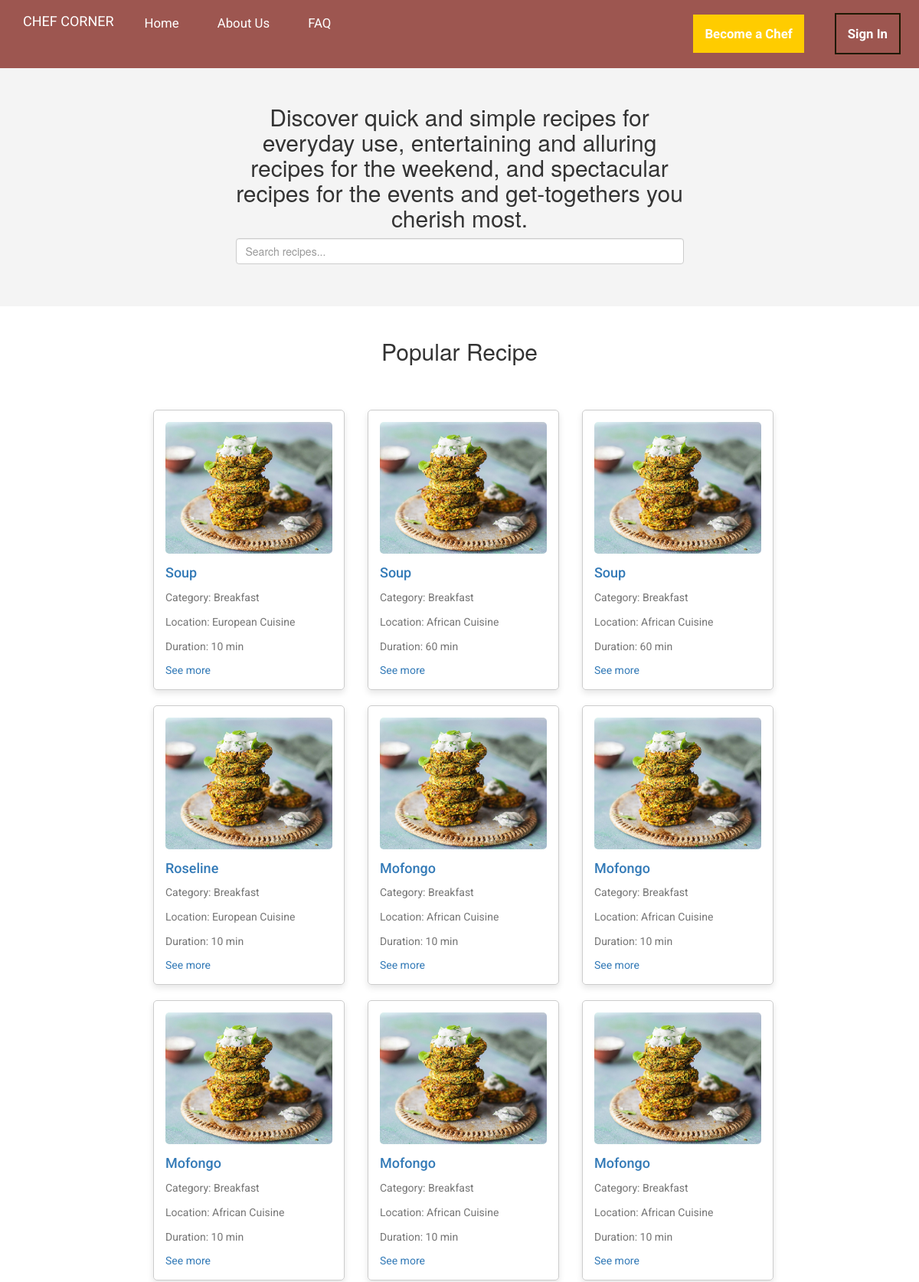
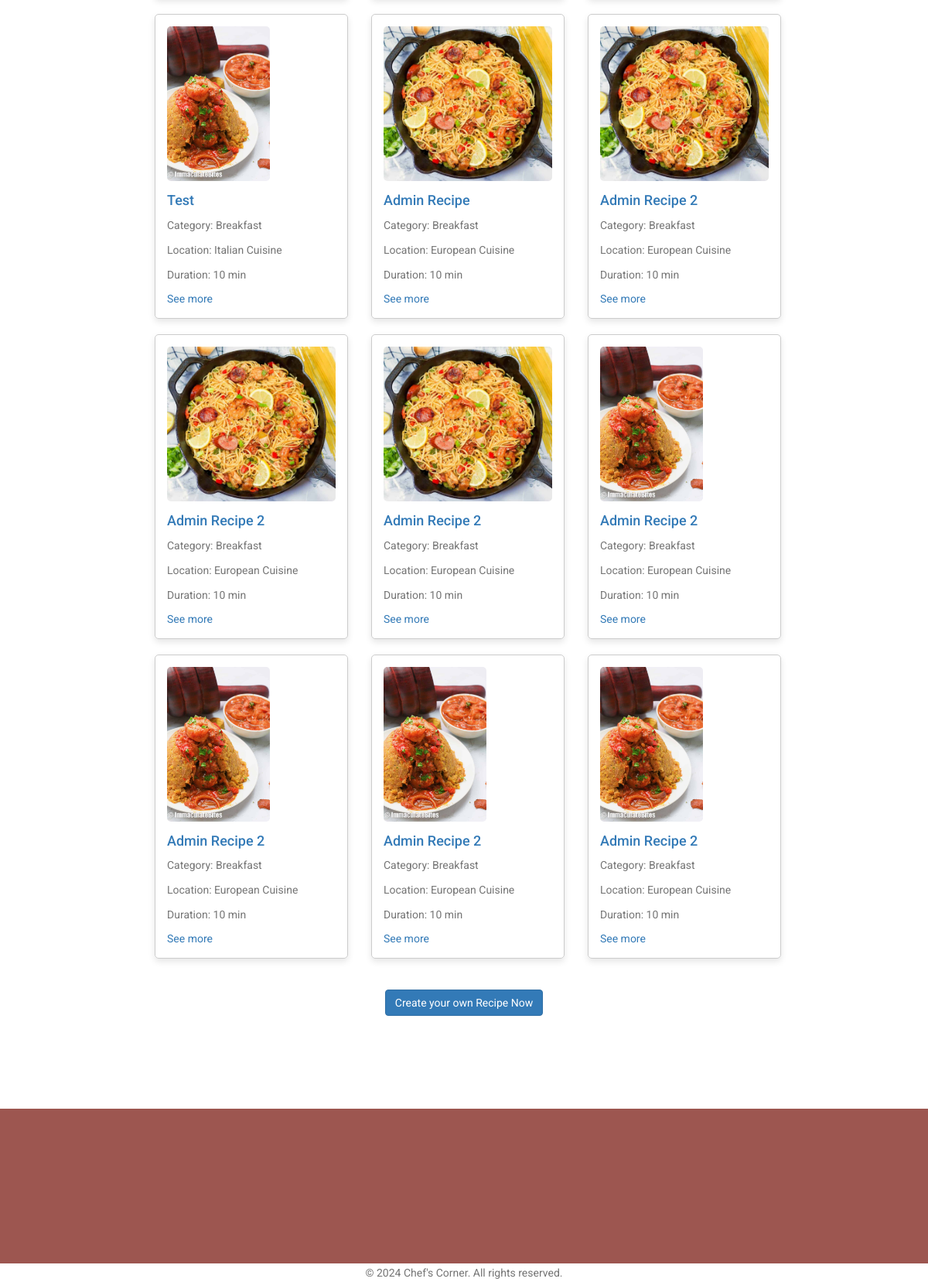
The page / on the database its author committed (2 pictures, top to bottom).
### tables this page shows
CREATE TABLE `recipetab` (
  `recipe_id` int(11) NOT NULL,
  `chef_id` int(11) NOT NULL,
  `category_id` int(11) NOT NULL,
  `category` varchar(255) NOT NULL,
  `recipe_name` varchar(300) NOT NULL,
  `file_Name` varchar(300) NOT NULL,
  `cuisine` varchar(100) NOT NULL,
  `cuisine_id` int(11) NOT NULL,
  `duration` varchar(20) NOT NULL,
  `ingredients` varchar(255) NOT NULL,
  `description` varchar(300) NOT NULL,
  `steps` varchar(300) NOT NULL,
  `created_date` datetime NOT NULL,
  `updated_date` timestamp NOT NULL DEFAULT current_timestamp() ON UPDATE current_timestamp(),
  `views` int(11) DEFAULT 0
);

### showrecipe.php (called while the page is built, shortened)
<?php
$server = "localhost";
$username = "root";
$password = "";
$dbName = "chefs_corner";
$conn = new mysqli($server, $username, $password, $dbName);
$sql = "SELECT * FROM recipetab";
$result = mysqli_query($conn, $sql);
$recipes = mysqli_fetch_all($result, MYSQLI_ASSOC);
?>

### index.php (the view, shortened to what this page needs)
<?php
include("showrecipe.php");
?>
<!DOCTYPE html>
<html lang="en">
<head>
    <link rel="stylesheet" href="css\mystyle.css">
    <link rel="stylesheet" href="css/bootstrap.min.css">
    <link rel='stylesheet' href='https://maxcdn.bootstrapcdn.com/bootstrap/3.3.7/css/bootstrap.min.css'>
</head>
<body>
    <section class="navbar navbar-fixed-top" role="navigation">
        <div class="navbar-header">
            <a href="index.php" class="navbar-brand">CHEF CORNER</a>
        </div>
        <nav class="collapse navbar-collapse">
            <ul class="nav navbar-nav">
                <li><a href="#home" class="smoothScroll">Home</a></li>
                <li><a href="#about" class="smoothScroll">About Us</a></li>
                <li><a href="#faq" class="smoothScroll">FAQ</a></li>
            </ul>
            <nav class="nav navbar-nav navbar-right">
                <ul class="nav navbar-nav">
                    <li><a href="cheflogin.php" class="highlighted-btn">Become a Chef</a></li>
                    <li><a href="login.php" class="filled-btn">Sign In</a></li>
                </ul>
            </nav>
        </nav>
    </section>
    <section class="index">
        <div class="row">
                <div class="col-md-offset-3 col-md-6 col-sm-12">
                    <div home info>
                        <h2>Discover quick and simple recipes for everyday use, entertaining and
                            alluring recipes for the weekend, and spectacular recipes for the events and get-togethers you cherish most.
                        </h2>
                        <div class="search-coainer">
                        <input type="search" class="search-input form-control" id="searchInput" placeholder="Search recipes..." aria-label="Search" oninput="performSearch()">
                        </div>
                    </div>
                </div>
            </div>
    </section>
    <section class="recipe">
        <div class="container">
            <div class="row">
                <div class="col-md-12 text-center">
                    <h2>Popular Recipe</h2>
                </div>
            </div>
        </div>
        <div class="recipe-container">
            <div class="row">
                <?php $count = 0; ?>
                <?php foreach ($recipes as $recipe): ?>
                    <?php if ($count % 3 == 0 && $count != 0): ?>
                        </div><div class="row">
                    <?php endif; ?>
                    <div class="col-md-4 col-sm-6">
                        <a href="#" class="recipe-card-link" data-toggle="modal" data-target="#recipeModal" onclick="showRecipeDetails(<?php echo $recipe['recipe_id']; ?>)">
                            <div class="recipe-card" style="width: 25rem;" data-recipe-id="<?php echo $recipe['recipe_id']; ?>">
                                <img class="recipe-image" src="uploads/<?php echo $recipe['file_Name']; ?>" alt="<?php echo $recipe['recipe_name']; ?>">
                                <div class="card-body">
                                    <h5 class="card-title"><?php echo $recipe['recipe_name']; ?></h5>
                                    <p class="card-text">Category: <?php echo $recipe['category']; ?></p>
                                    <p class="card-text">Location: <?php echo $recipe['cuisine']; ?></p>
                                    <p class="card-text">Duration: <?php echo $recipe['duration']; ?></p>
                                    <a href="#" class="card-link">See more</a>
                                </div>
                            </div>
                        </a>
                    </div>
                    <?php $count++; ?>
                    <?php if ($count % 3 == 0): ?>
                        </div> <div class="row">
                    <?php endif; ?>
                <?php endforeach; ?>
            </div>
        </div>
        <div class="back-to-top-container">
            <div class="back-to-top-button">
                <a href="chefprofile.php" class="btn btn-primary">Create your own Recipe Now</a>
            </div>
        </div>
    </section>
    <section class="cta">
        <div class="wrap clearfix">
			<h2>Join over 10 million people creating on Chef's Corner.</h2>
            <a href="#" class="btn btn-primary">Add your </a>
		</div>
    </section>
</body>
</html>
<footer>
    <div>
        <p>&copy; 2024 Chef's Corner. All rights reserved.</p>
    </div>
</footer>

### css/mystyle.css (style rules this page uses)
body { font-family: 'Roboto', sans-serif; font-size: 16px; line-height: 1.6; width: 100%; background-color: #f4f4f4; color: #333; margin: 0; padding: 0; overflow-x: hidden; }
.navbar { background-color: #9d5650; padding: 3px 15px; color: rgb(175, 42, 42); position: fixed; width: 100%; top: 0; z-index: 100; margin-bottom: 0; }
.navbar-header { display: flex; align-items: center; }
.navbar-header a { color: white; }
.navbar-nav { margin: 0; padding: 2px; list-style: none; display: flex; align-items: center; }
.navbar-nav li { margin: 0 10px; }
.navbar-nav a { color: white; text-decoration: none; font-size: 1.2em; transition: color 0.3s; }
.highlighted-btn { background-color: #ffcc00; border: none; padding: 5px 15px; margin: 10px; text-align: center; cursor: pointer; display: inline-block; font-size: 16px; font-weight: bold; color: #1f1902; }
.filled-btn { background-color: transparent; border: 2px solid #1f1902; padding: 5px 15px; margin: 10px; text-align: center; cursor: pointer; display: inline-block; font-size: 16px; font-weight: bold; color: #1f1902; }
p, h2, h3, h4, h5, a { font-family: 'Roboto', sans-serif; font-weight: 400; }
h3, h4, h5 { font-family: 'Roboto', sans-serif; font-weight: 700; }
footer { background-color: #9d5650; padding: 20px 0; text-align: center; position: relative; height: 200px; bottom: 0; }
h1,h2,h3,h4,h5,h6 { font-weight: 300; line-height: normal; }
h2 { color: #353535; font-size: 2em; }
p { color: #757575; font-size: 14px; font-weight: normal; line-height: 24px; }
html { -webkit-font-smoothing: antialiased; }
a { color: #202020; text-decoration: none !important; }
a, input, button, .form-control { -webkit-transition: 0.5s; transition: 0.5s; }
section { position: relative; padding: 100px 0; }
.search-input { width: 100%; padding: 8px; margin-bottom: 8px; box-sizing: border-box; color: #007bff; }
.recipe { position: relative; padding: 100px 0; margin-top: -30px; }
.recipe-container { display: flex; flex-wrap: wrap; justify-content: space-between; max-width: 800px; margin: 20px auto; margin-top: 50px; color: #5440da; }
.recipe-card { width: calc(25% - 20px); margin-bottom: 20px; border: 1px solid #ccc; border-radius: 8px; padding: 16px; }
.recipe-card img { max-width: 100%; max-height: 200px; object-fit: cover; border-radius: 4px; }
.back-to-top-container { display: flex; justify-content: center; align-items: center; max-width: 800px; margin: 20px auto; }
.search-input { width: 100%; padding: 10px; font-size: 16px; border-radius: 5px; border: 1px solid #ccc; }
.recipe-container { margin-bottom: 20px; }
.recipe-card { border: 1px solid #ccc; border-radius: 5px; padding: 15px; box-shadow: 0 4px 8px rgba(0, 0, 0, 0.1); }
.recipe-card img { max-width: 100%; border-radius: 5px; }
.recipe-card h5 { margin-top: 15px; margin-bottom: 10px; font-size: 18px; }
.recipe-card p { font-size: 14px; margin-bottom: 8px; }
.cta { background: #F4716A !important; height: 200px; }
section.cta { margin: 0; color: #fff; padding: 30px 0; }
.cta { float: left; width: 100%; text-align: center; margin: 0 0 30px; }
.index { background: #f4f4f4; display: flex; align-items: center; justify-items: center; height: 400px; max-width: 100%; position: relative; padding-top: 12em; text-align: center; margin-bottom: -70px; }

### rows shown on the page
recipetab: file_Name (picture), recipe_name "Soup", category "Breakfast", cuisine "European Cuisine", duration "10 min"
recipetab: file_Name (picture), recipe_name "Soup", category "Breakfast", cuisine "African Cuisine", duration "60 min"
recipetab: file_Name (picture), recipe_name "Soup", category "Breakfast", cuisine "African Cuisine", duration "60 min"
recipetab: file_Name (picture), recipe_name "Roseline", category "Breakfast", cuisine "European Cuisine", duration "10 min"
recipetab: file_Name (picture), recipe_name "Mofongo", category "Breakfast", cuisine "African Cuisine", duration "10 min"
recipetab: file_Name (picture), recipe_name "Mofongo", category "Breakfast", cuisine "African Cuisine", duration "10 min"
recipetab: file_Name (picture), recipe_name "Mofongo", category "Breakfast", cuisine "African Cuisine", duration "10 min"
recipetab: file_Name (picture), recipe_name "Mofongo", category "Breakfast", cuisine "African Cuisine", duration "10 min"
recipetab: file_Name (picture), recipe_name "Mofongo", category "Breakfast", cuisine "African Cuisine", duration "10 min"
recipetab: file_Name (picture), recipe_name "Test", category "Breakfast", cuisine "Italian Cuisine", duration "10 min"
recipetab: file_Name (picture), recipe_name "Admin Recipe", category "Breakfast", cuisine "European Cuisine", duration "10 min"
recipetab: file_Name (picture), recipe_name "Admin Recipe 2", category "Breakfast", cuisine "European Cuisine", duration "10 min"
recipetab: file_Name (picture), recipe_name "Admin Recipe 2", category "Breakfast", cuisine "European Cuisine", duration "10 min"
recipetab: file_Name (picture), recipe_name "Admin Recipe 2", category "Breakfast", cuisine "European Cuisine", duration "10 min"
recipetab: file_Name (picture), recipe_name "Admin Recipe 2", category "Breakfast", cuisine "European Cuisine", duration "10 min"
recipetab: file_Name (picture), recipe_name "Admin Recipe 2", category "Breakfast", cuisine "European Cuisine", duration "10 min"
recipetab: file_Name (picture), recipe_name "Admin Recipe 2", category "Breakfast", cuisine "European Cuisine", duration "10 min"
recipetab: file_Name (picture), recipe_name "Admin Recipe 2", category "Breakfast", cuisine "European Cuisine", duration "10 min"
